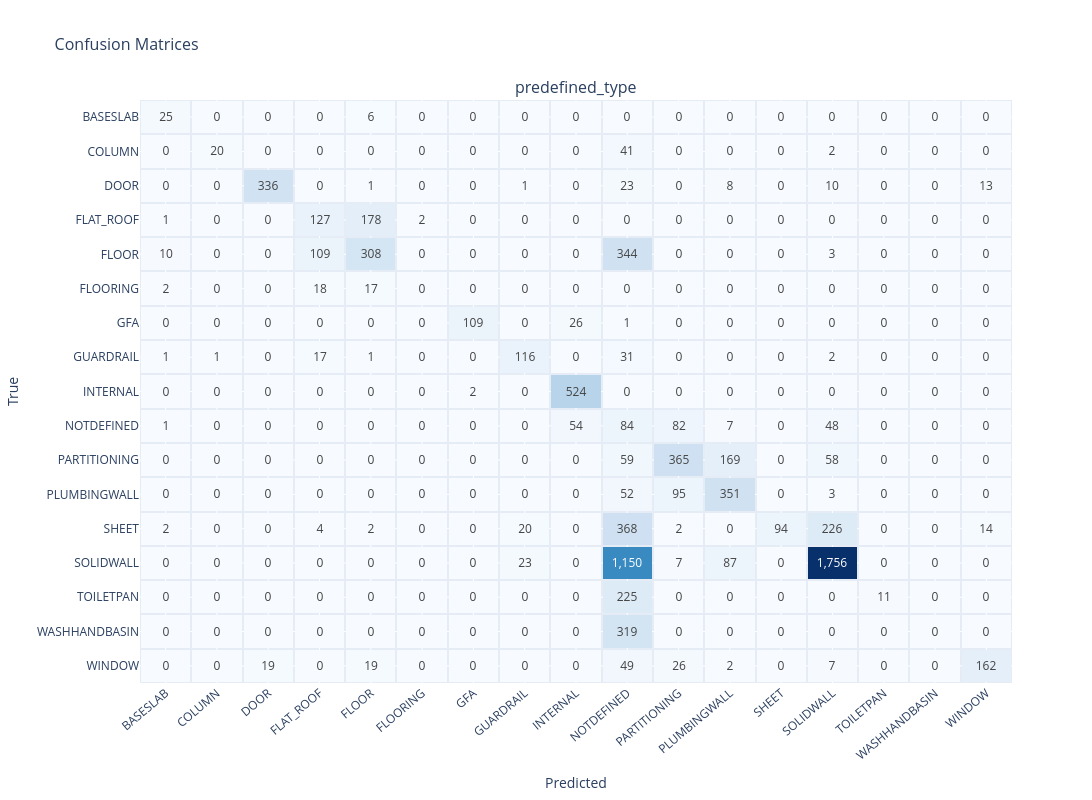

The cell this chart's notebook holds for it:
### Code cell
plot_confusion_matrices(cms, label="predefined_type", ncols=1)

### Figure 1 — Plotly figure (JSON) as saved in the notebook; plotly's stock layout.template omitted (floating-point values rounded to 4 significant figures; data arrays with more than 128 entries replaced by an {"elided": "..."} marker saying what was removed)
{"data": [{"colorscale": [[0, "rgb(247,251,255)"], [0.125, "rgb(222,235,247)"], [0.25, "rgb(198,219,239)"], [0.375, "rgb(158,202,225)"], [0.5, "rgb(107,174,214)"], [0.625, "rgb(66,146,198)"], [0.75, "rgb(33,113,181)"], [0.875, "rgb(8,81,156)"], [1, "rgb(8,48,107)"]], "hovertemplate": "True: %{y}<br>Predicted: %{x}<br>Count: %{z:,}<extra></extra>", "showscale": false, "text": {"elided": "17x17 float values"}, "texttemplate": "%{z:,d}", "type": "heatmap", "x": ["BASESLAB", "COLUMN", "DOOR", "FLAT_ROOF", "FLOOR", "FLOORING", "GFA", "GUARDRAIL", "INTERNAL", "NOTDEFINED", "PARTITIONING", "PLUMBINGWALL", "SHEET", "SOLIDWALL", "TOILETPAN", "WASHHANDBASIN", "WINDOW"], "xaxis": "x", "xgap": 2, "y": ["BASESLAB", "COLUMN", "DOOR", "FLAT_ROOF", "FLOOR", "FLOORING", "GFA", "GUARDRAIL", "INTERNAL", "NOTDEFINED", "PARTITIONING", "PLUMBINGWALL", "SHEET", "SOLIDWALL", "TOILETPAN", "WASHHANDBASIN", "WINDOW"], "yaxis": "y", "ygap": 2, "z": {"elided": "17x17 float values"}}], "layout": {"annotations": [{"font": {"size": 16}, "showarrow": false, "text": "predefined_type", "x": 0.5, "xanchor": "center", "xref": "paper", "y": 1, "yanchor": "bottom", "yref": "paper"}], "height": 800, "title": {"font": {"size": 16}, "text": "Confusion Matrices"}, "width": 1400, "xaxis": {"anchor": "y", "domain": [0, 1], "tickangle": -40, "title": {"text": "Predicted"}}, "yaxis": {"anchor": "x", "autorange": "reversed", "domain": [0, 1], "title": {"text": "True"}}}}
